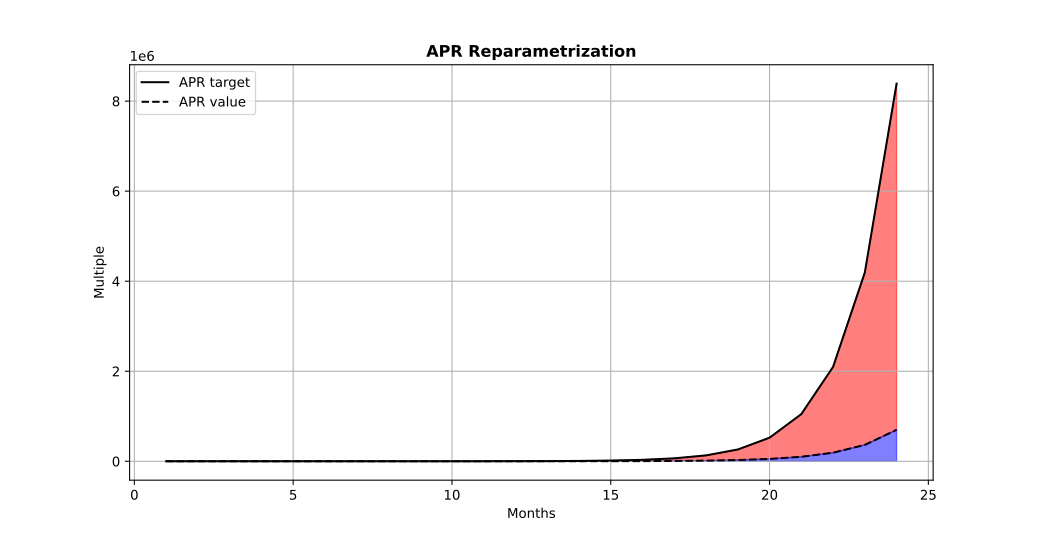

Here is the Python script that generated this plot:
#!/usr/bin/env -S ipython --matplotlib=auto

#%%
import matplotlib.pyplot as pp
import numpy as np
import os

path = os.path.dirname(os.path.abspath(__file__))
path = os.path.join(path, 'apr-of.2.txt')
data = np.genfromtxt(path)
tgts = data[:,2] / 1000
aprs = data[:,1] / 1000
idxs = data[:,0]
zero = np.zeros(data.shape[0])

pp.plot(idxs, tgts, color='black')
pp.plot(idxs, aprs, color='black', linestyle='--')
pp.fill_between(idxs, tgts, aprs, where=tgts>=0, color='r', alpha=0.5)
pp.fill_between(idxs, aprs, where=aprs>=0, color='b', alpha=0.5)

pp.title('APR Reparametrization', fontweight='bold')
pp.legend(['APR target', 'APR value'])
pp.ylabel('Multiple')
pp.xlabel('Months')
pp.grid()

#%%
if __name__ == '__main__':
    pp.show(block=True)
